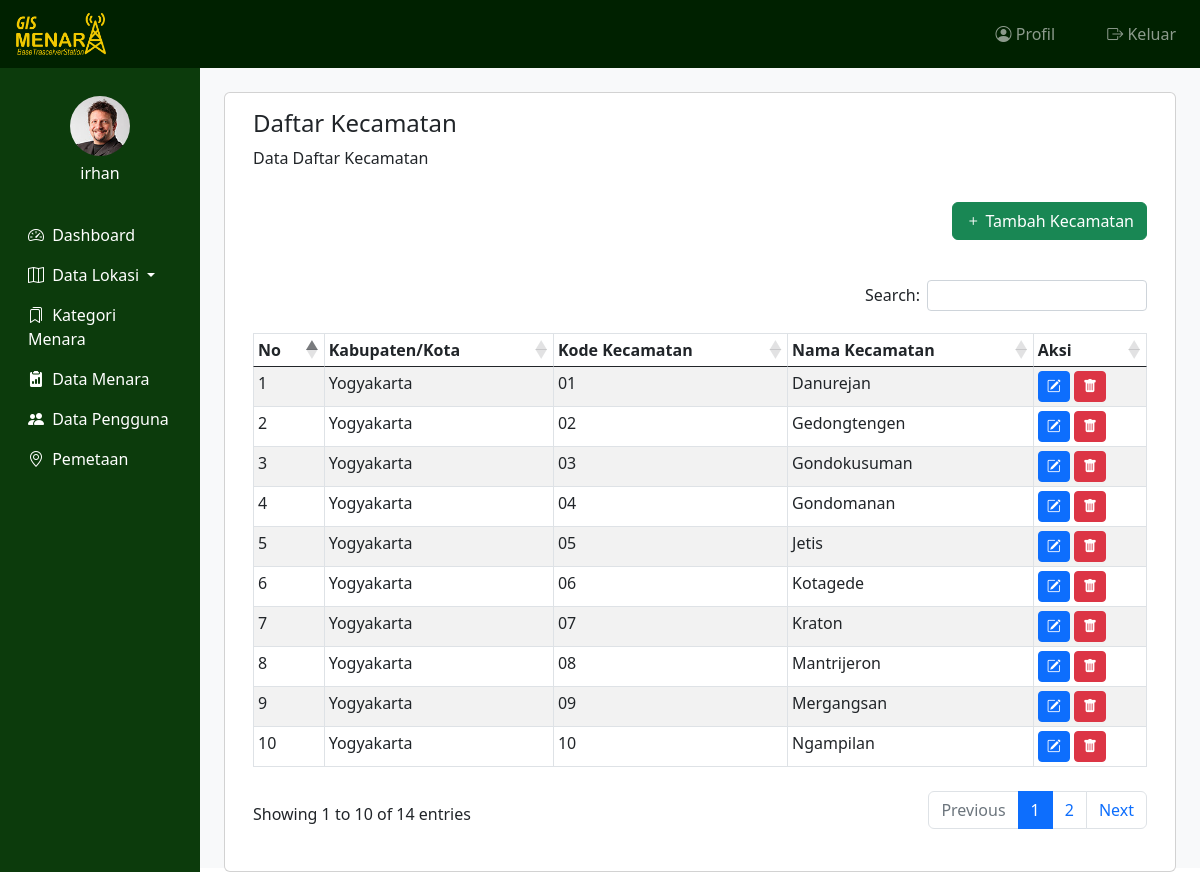
The app's page /super_admin/kecamatan.php (signed in) with its own data.
### tables this page shows
CREATE TABLE `kecamatan` (
  `id_kecamatan` int(11) NOT NULL,
  `id_kabupaten` int(11) NOT NULL,
  `kode_kecamatan` varchar(15) NOT NULL,
  `nama_kecamatan` varchar(100) NOT NULL
);

CREATE TABLE `kabupaten` (
  `id_kabupaten` int(11) NOT NULL,
  `kode_kabupaten` varchar(15) NOT NULL,
  `nama_kabupaten` varchar(100) NOT NULL
);

### super_admin/kecamatan.php (the view, shortened to what this page needs)
<?php
include "header.php";
$kecamatan = array();
$ambil_kecamatan = $koneksi -> query("SELECT * FROM kecamatan LEFT JOIN kabupaten ON kecamatan.id_kabupaten = kabupaten.id_kabupaten");
while ($tiap_kecamatan = $ambil_kecamatan -> fetch_assoc()){
  $kecamatan[]=$tiap_kecamatan;
}
?>
<div class="row">
  <div class="card mt-4" >
    <h4 class="card-title mt-3 ms-3">Daftar Kecamatan</h4>
    <p class="card-category ms-3">Data Daftar Kecamatan</p>
    <div class="card-body">
      <div class="d-grid gap-2 d-md-flex justify-content-md-end pb-3">
        <div class="d-grid gap-2 d-md-flex justify-content-md-end pb-3">
          <button type="button" class="btn btn-success" data-bs-toggle="modal" data-bs-target="#staticBackdrop">
            <i class="bi bi-plus"></i> Tambah Kecamatan
          </button>
        </div>
      </div>
      <div class="table table-responsive">
        <table id="datatabel" class="table table-bordered table-striped table-sm table-hover">
          <thead>
            <tr>
              <th>No</th>
              <th>Kabupaten/Kota</th>
              <th>Kode Kecamatan</th>
              <th>Nama Kecamatan</th>
              <th>Aksi</th>
            </tr>
          </thead>
          <tbody>
            <?php foreach ($kecamatan as $key => $value): ?>
              <tr>
                <td><?php echo $key+1; ?></td>
                <td><?php echo $value["nama_kabupaten"]; ?></td>
                <td><?php echo $value["kode_kecamatan"]; ?></td>
                <td><?php echo $value["nama_kecamatan"]; ?> </td>
                <td>
                  <a href="kecamatan_ubah.php?id=<?php echo $value["id_kecamatan"]; ?>" class="btn-sm btn btn-primary text-white" data-bs-toggle="tooltip" title="Ubah">
                    <span class="bi bi-pencil-square"></span>
                  </a>
                  <a href="kecamatan_hapus.php?id=<?php echo $value["id_kecamatan"]; ?>" onclick="return confirm('Apakah anda yakin ingin menghapus data?')" class="btn-sm btn btn-danger" data-bs-toggle="tooltip" title="Hapus">
                    <span class="bi bi-trash-fill"></span>
                  </a>
                </td>
              </tr>
            <?php endforeach ?>
          </tbody>
        </table>
      </div>
    </div>
  </div>
</div>
<?php
include "footer.php";
?>

### assets/css/admin.css (style rules this page uses)
body { font-size: 0.875rem; }

### assets/css/peta.css (style rules this page uses)
html, body { height: 100%; margin: 0; }

### records on screen
kecamatan: id_kabupaten.nama_kabupaten "Yogyakarta", kode_kecamatan "01", nama_kecamatan "Danurejan"
kecamatan: id_kabupaten.nama_kabupaten "Yogyakarta", kode_kecamatan "02", nama_kecamatan "Gedongtengen"
kecamatan: id_kabupaten.nama_kabupaten "Yogyakarta", kode_kecamatan "03", nama_kecamatan "Gondokusuman"
kecamatan: id_kabupaten.nama_kabupaten "Yogyakarta", kode_kecamatan "04", nama_kecamatan "Gondomanan"
kecamatan: id_kabupaten.nama_kabupaten "Yogyakarta", kode_kecamatan "05", nama_kecamatan "Jetis"
kecamatan: id_kabupaten.nama_kabupaten "Yogyakarta", kode_kecamatan "06", nama_kecamatan "Kotagede"
kecamatan: id_kabupaten.nama_kabupaten "Yogyakarta", kode_kecamatan "07", nama_kecamatan "Kraton"
kecamatan: id_kabupaten.nama_kabupaten "Yogyakarta", kode_kecamatan "08", nama_kecamatan "Mantrijeron"
kecamatan: id_kabupaten.nama_kabupaten "Yogyakarta", kode_kecamatan "09", nama_kecamatan "Mergangsan"
kecamatan: id_kabupaten.nama_kabupaten "Yogyakarta", kode_kecamatan "10", nama_kecamatan "Ngampilan"

### other values on screen
$s_admin["nama_user"] "irhan"
